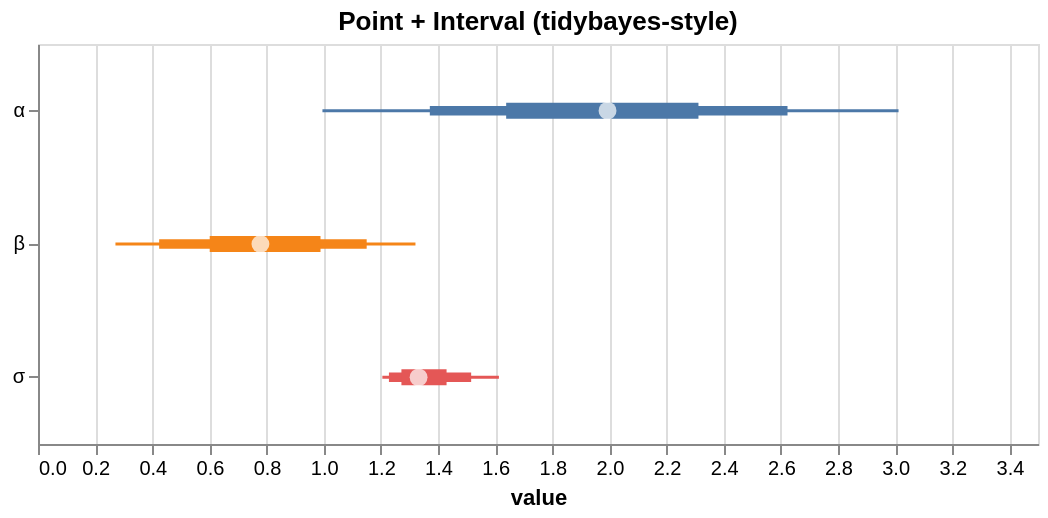

Specify this chart in Vega-Lite:
### Vega-Lite specification from a JSON file in a GitHub repository (floating-point values rounded to 4 significant figures)
{"$schema": "https://vega.github.io/schema/vega-lite/v5.json", "height": 200, "layer": [{"encoding": {"x2": {"field": "hi_0_95_"}, "x": {"field": "lo_0_95_", "title": "value", "type": "quantitative"}, "color": {"field": "parameter", "type": "nominal", "legend": null}, "y": {"axis": {"title": null}, "field": "parameter", "type": "nominal"}}, "mark": {"strokeWidth": 1.5, "type": "rule"}}, {"encoding": {"x2": {"field": "hi_0_8_"}, "x": {"field": "lo_0_8_", "title": "value", "type": "quantitative"}, "color": {"field": "parameter", "type": "nominal", "legend": null}, "y": {"axis": {"title": null}, "field": "parameter", "type": "nominal"}}, "mark": {"strokeWidth": 4.75, "type": "rule"}}, {"encoding": {"x2": {"field": "hi_0_5_"}, "x": {"field": "lo_0_5_", "title": "value", "type": "quantitative"}, "color": {"field": "parameter", "type": "nominal", "legend": null}, "y": {"axis": {"title": null}, "field": "parameter", "type": "nominal"}}, "mark": {"strokeWidth": 8.0, "type": "rule"}}, {"encoding": {"x": {"field": "__point__", "type": "quantitative"}, "y": {"field": "parameter", "type": "nominal"}}, "mark": {"filled": true, "color": "white", "size": 80, "type": "point"}}], "data": {"values": [{"parameter": "α", "lo_0_95_": 0.9956, "lo_0_8_": 1.371, "hi_0_8_": 2.623, "hi_0_5_": 2.312, "__point__": 1.993, "hi_0_95_": 3.012, "lo_0_5_": 1.639}, {"parameter": "β", "lo_0_95_": 0.2711, "lo_0_8_": 0.4241, "hi_0_8_": 1.15, "hi_0_5_": 0.9888, "__point__": 0.7785, "hi_0_95_": 1.321, "lo_0_5_": 0.601}, {"parameter": "σ", "lo_0_95_": 1.205, "lo_0_8_": 1.228, "hi_0_8_": 1.516, "hi_0_5_": 1.43, "__point__": 1.332, "hi_0_95_": 1.613, "lo_0_5_": 1.272}]}, "title": "Point + Interval (tidybayes-style)", "width": 500}
